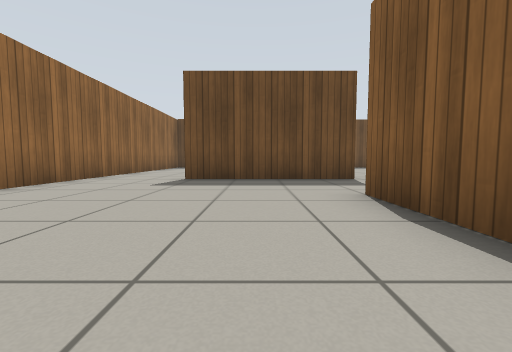
View 1 (above)

17 first-person views from a walk through a world built for the Gazebo simulator. The camera is 0.5 m above the floor, tilts 4° down and sees 90° across. The floor is counted in squares, 1 m on a side. Each view is taken from the middle of a square. On the plan, view 1 faces up. The plan holds only what a view shows up to about 9 squares ahead; the rest is blank. Simple patterns stand in for the simulator's built-in surfaces.

View 2
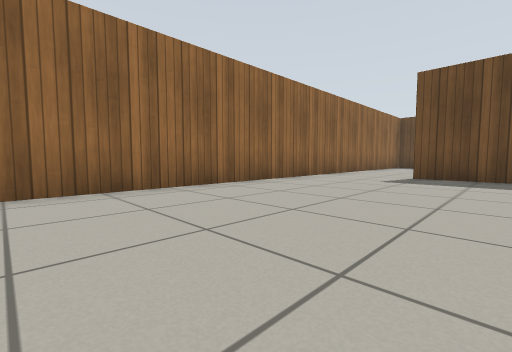

View 3
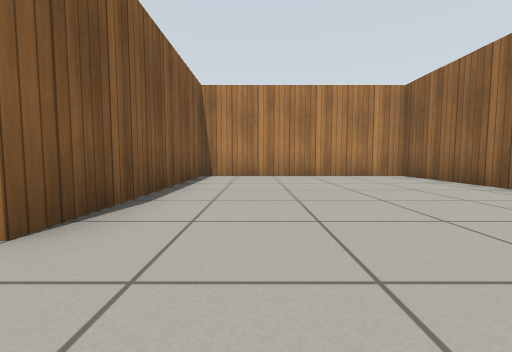

View 4
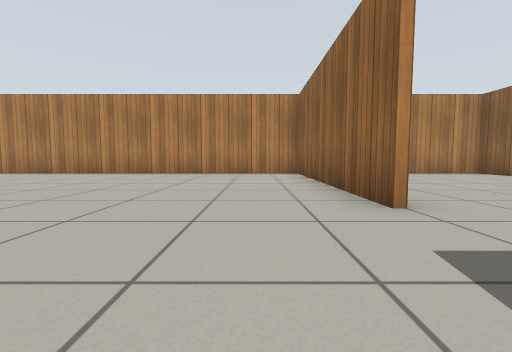

View 5
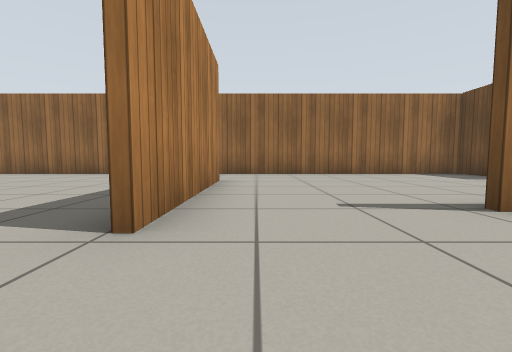

View 6
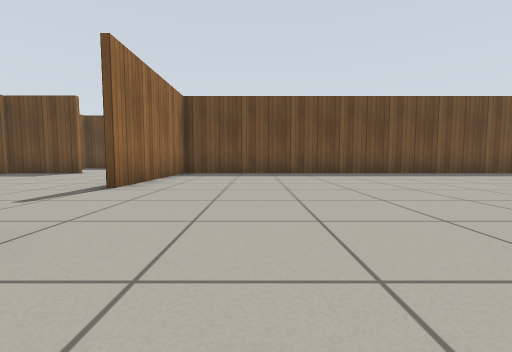

View 7
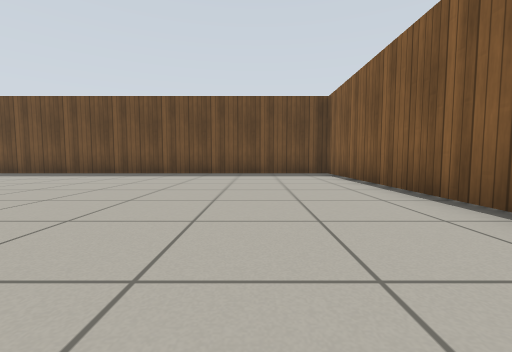

View 8
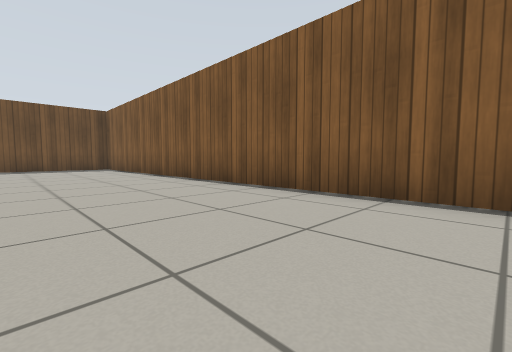

View 9
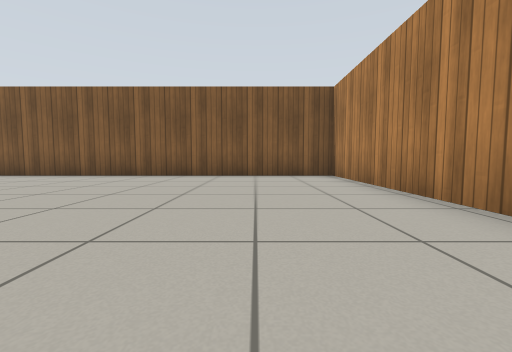

View 10
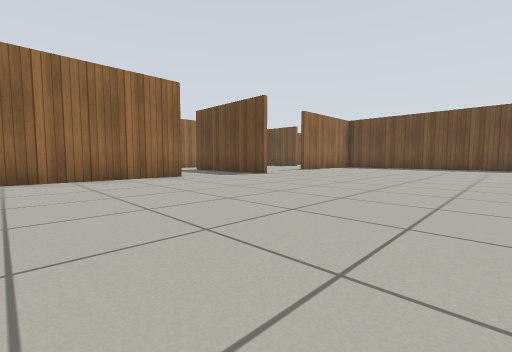

View 11
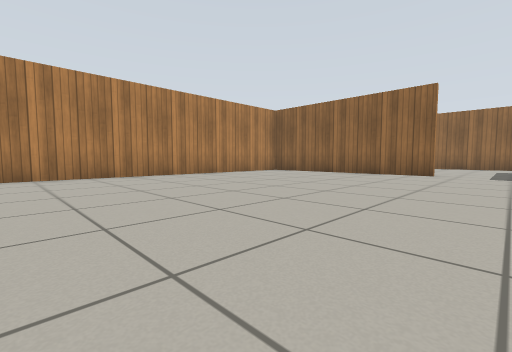

View 12
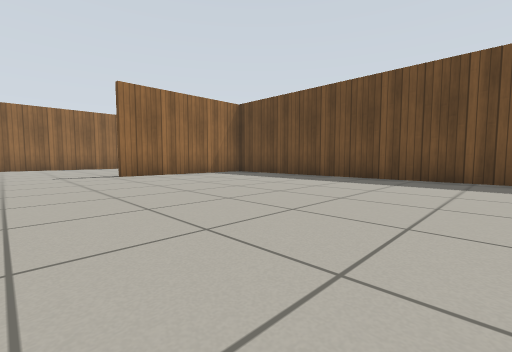

View 13
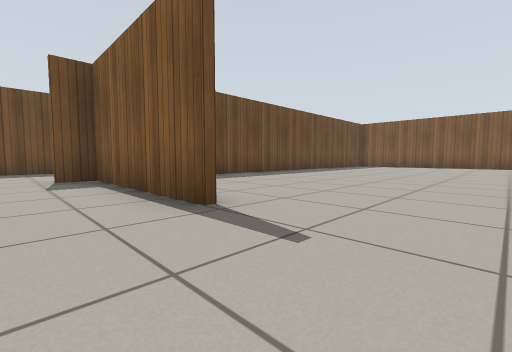

View 14
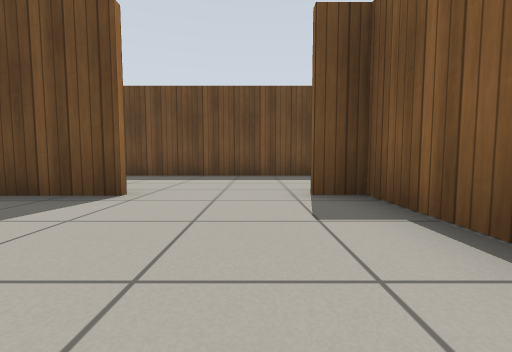

View 15
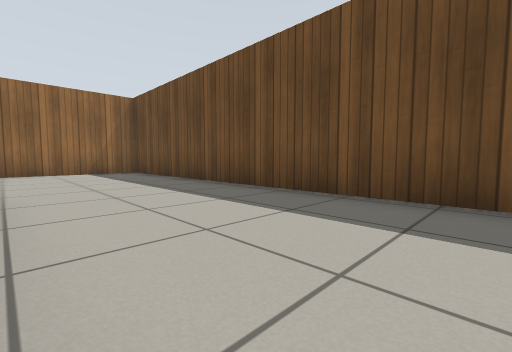

View 16
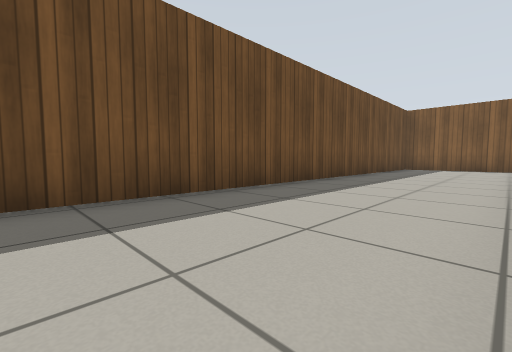

View 17
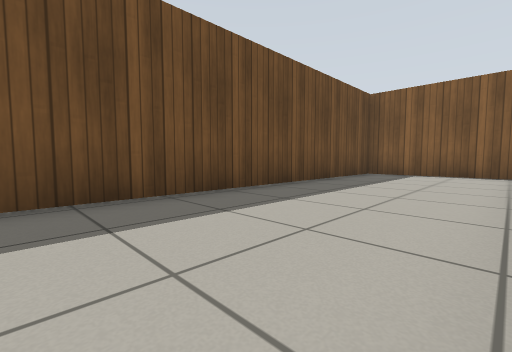

### Floor plan
Points are (right, up) in squares from view 1. A wall is a line through its corners. A room is listed if a view was taken in it or the views show most of it. See-through windows are left out.
Room 1 (views 1, 2, 3)
walls: (1.4, 6) (-1.7, 6); (-4.1, 6.6) (-4.1, -2.2) (1.5, -2.2) (1.5, 3.5)
ways out: opening at (-2.5, 6) to room 2; opening at (1, 4.5) to room 2
Room 2 (views 4, 5, 6, 7, 8, 9, 10, 11, 12, 13, 14)
walls: (2.4, 6) (1.4, 6); (1.7, 3.5) (1.7, -2.2) (15.4, -2.2) (15.4, 13.4) (0.8, 13.4); (1.5, 9.2) (1.5, 12.5); (-1.7, 6.2) (2.4, 6.2); (1.7, 13.5) (1.7, 9.2); (-1.7, 13.4) (-4.1, 13.4); (-4.1, 13.1) (-4.1, 6.6)
ways out: opening at (-2.5, 6) to room 1; opening at (1, 4.5) to room 1; opening at (-0.5, 13) to room 3
Room 3 (views 15, 16, 17)
walls: (1.5, 12.5) (1.5, 13.5); (15.4, 14) (15.4, 17.3) (-4.1, 17.3) (-4.1, 13.1)
ways out: opening at (-0.5, 13) to room 2

Where each view was taken, in squares from view 1:
view 1: 0 up, 0 right, facing up
view 2: 1 down, 0 right, facing up-left
view 3: 5 up, 0 right, facing down
view 4: 6 up, 3 right, facing down
view 5: 7 up, 4 right, facing left
view 6: 5 up, 4 right, facing up
view 7: 5 up, 13 right, facing up
view 8: 1 up, 12 right, facing up-right
view 9: 0 up, 8 right, facing right
view 10: 0 up, 8 right, facing up-left
view 11: 5 up, 10 right, facing down-left
view 12: 7 up, 9 right, facing up-left
view 13: 7 up, 0 right, facing up-right
view 14: 10 up, 0 right, facing up
view 15: 14 up, 5 right, facing up-left
view 16: 14 up, 3 right, facing up-right
view 17: 14 up, 7 right, facing up-right
